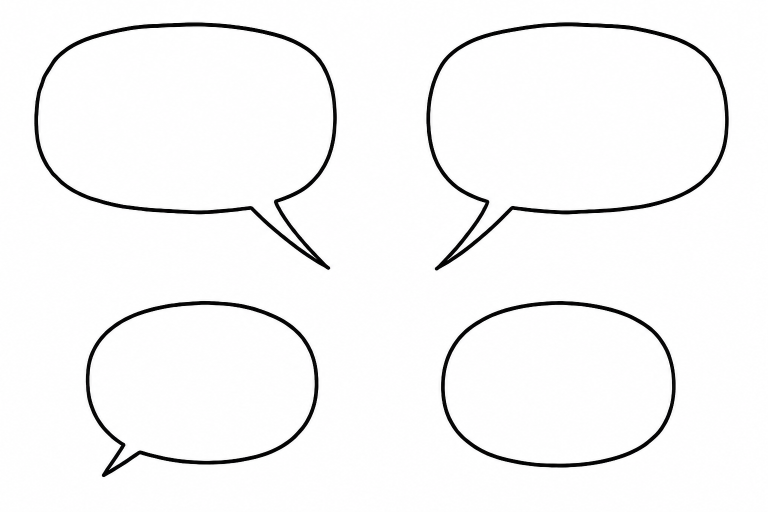
#> input picture 직녀/말풍선/시트1.png, 1536 x 1024 px, found by its file name (shown at 1/2 size)
$ python bubble-cut.py '직녀/말풍선/시트1.png' --out public/products/jiknyeo
#> lines starting #> are read from the running program, lines starting #| are printed output that depends on the picture; after the words box and inside, x2 and y2 are one past the last pixel; in counts of white or black regions, pixels touching at a corner belong together
# -*- coding: utf-8 -*-
"""말풍선 시트 → 낱장 PNG(투명 배경) + 글자 상자 좌표 (2026-08-28)

왜 있나: 말풍선을 CSS 로 그리면 `border-radius:50%` 의 **기계적으로 완벽한 타원**이 나온다.
웹툰 말풍선은 손으로 그은 잉크선이라 미세하게 삐뚤고, 그 질감이 「웹툰 보는 느낌」의 일부다.
청월당도 **말풍선을 PNG 로 굽고 글자만 DOM 으로 얹는다**(해부 §2).

하는 일:
 ① 시트를 빈 행·열(투영)로 갈라 낱장으로 자른다 — 2x2 격자라 연결성분 라벨링까지 갈 필요가 없다.
 ② **바깥에서 시작하는 플러드필**로 배경만 투명하게 한다.
    말풍선 **안쪽 흰색은 남긴다** — 뚫리면 그림 위에 얹었을 때 그림이 비쳐 글자가 안 읽힌다.
 ③ **글자 상자**를 잰다. 꼬리가 달린 그림이라 이미지 정중앙에 글자를 놓으면 아래로 밀린다 —
    안쪽 흰 영역에서 **가로 폭이 넓은 행들**(=몸통, 꼬리는 좁다)만 골라 그 범위를 상자로 삼는다.

쓰기: python 직녀/tools/bubble-cut.py 직녀/말풍선/시트1.png --out public/products/jiknyeo
"""
import sys, os, json
import numpy as np
from PIL import Image


def opt(name, default=None):
    return sys.argv[sys.argv.index(f"--{name}") + 1] if f"--{name}" in sys.argv else default


args, skip = [], False
for a in sys.argv[1:]:
    if skip:
        skip = False; continue
    if a.startswith("--"):
        skip = True; continue
    args.append(a)

SRC = args[0]
OUT = opt("out", ".")
NAMES = (opt("names", "say-lg-br,say-lg-bl,say-md-bl,say-none")).split(",")
INK = int(opt("ink", "150"))

im = Image.open(SRC).convert("RGB")
#> im is the input picture: PIL image 1536x1024 RGB; mean R, G, B 246.4, 246.3, 246.4
arr = np.asarray(im).astype(np.int16)
lum = arr.mean(axis=2)
ink = lum < INK
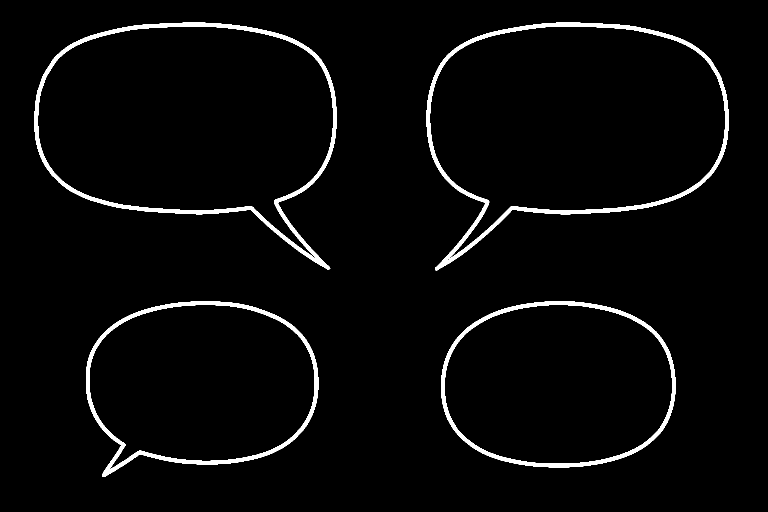
#> ink: shape (1024, 1536) bool (shown at 1/2 size); 3.1% white; 4 white regions, box (x1, y1, x2, y2) and area: (69, 45, 674, 540) 14610, (853, 45, 1457, 541) 14550, (172, 602, 637, 954) 10453, (882, 602, 1351, 935) 9759
H, W = ink.shape
#> H = 1024; W = 1536


def runs(proj):
    """비어 있지 않은 구간들의 (시작,끝)"""
    out, s = [], None
    for i, v in enumerate(proj):
        if v and s is None:
            s = i
        elif not v and s is not None:
            out.append((s, i - 1)); s = None
#> this loop made 1024 passes
#> (v, s) on pass 46: (True, 45)
#> s on pass 603: 602
#> after the loop, out = [(45, 540), (602, 953)]
    if s is not None:
        out.append((s, len(proj) - 1))
    return out


rows = runs(ink.any(axis=1))
#> rows = [(45, 540), (602, 953)]
cells = []
for (y0, y1) in rows:
    band = ink[y0:y1 + 1]
    for (x0, x1) in runs(band.any(axis=0)):
        cells.append((x0, y0, x1, y1))
#> this loop made 2 passes
#> pass 1, `band = ink[y0:y1 + 1]`:
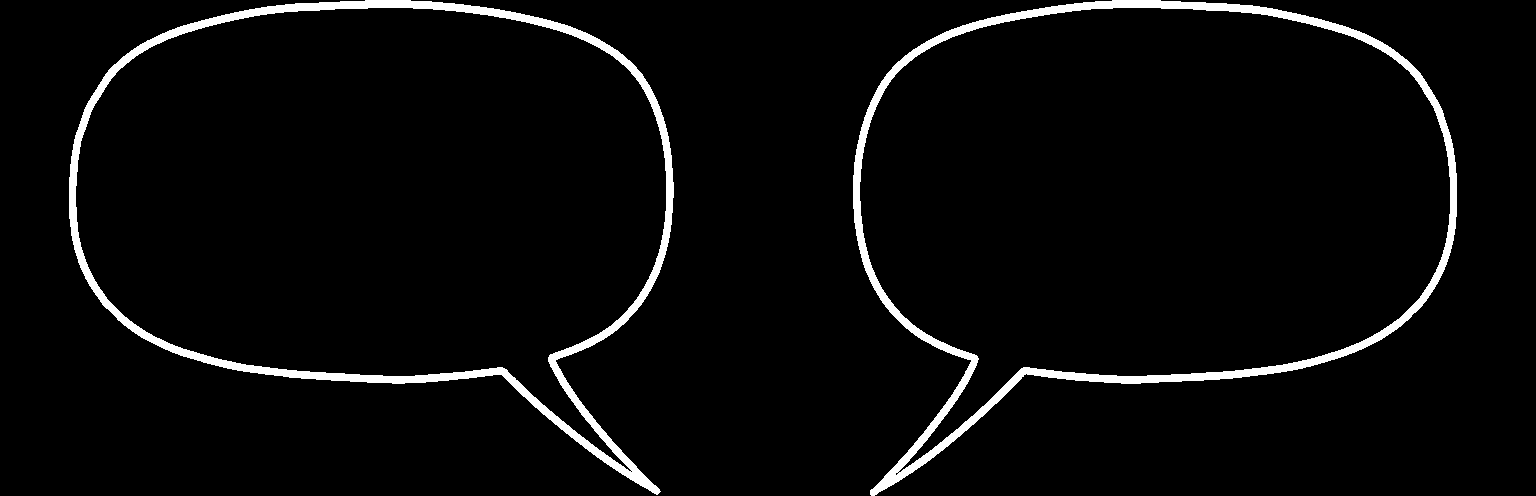
#> band: shape (496, 1536) bool; 3.8% white; 2 white regions, box (x1, y1, x2, y2) and area: (69, 0, 674, 495) 14610, (853, 0, 1457, 496) 14550
#> pass 2, `band = ink[y0:y1 + 1]`:
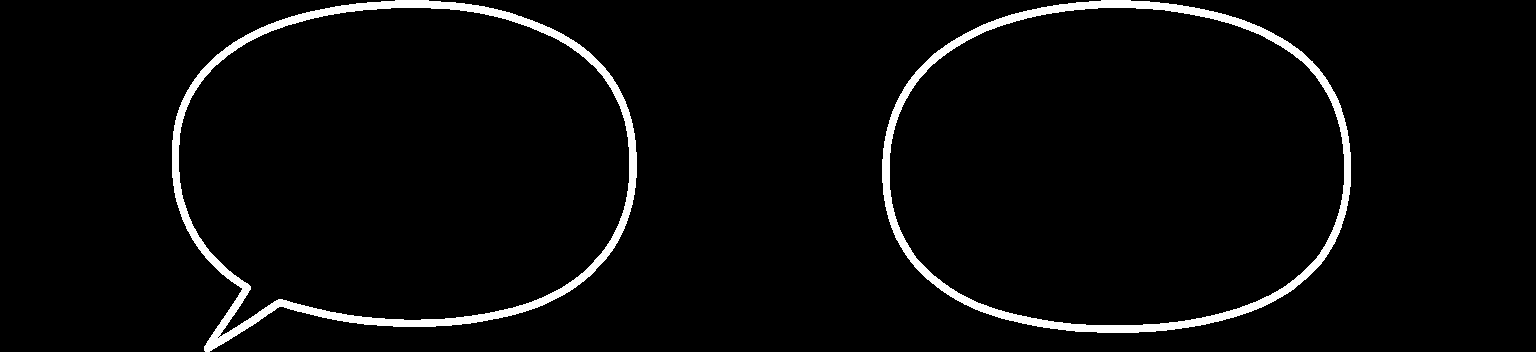
#> band: shape (352, 1536) bool; 3.7% white; 2 white regions, box (x1, y1, x2, y2) and area: (172, 0, 637, 352) 10453, (882, 0, 1351, 333) 9759
#> after the loop, cells = [(69, 45, 673, 540), (853, 45, 1456, 540), (172, 602, 636, 953), (882, 602, 1350, 953)]
print(f"시트 {W}x{H} → 셀 {len(cells)}개")
#| 시트 1536x1024 → 셀 4개


def flood_outside(light):
    """가장자리에서 출발해 이어진 밝은 픽셀만 배경으로 — 안쪽 흰색은 보존"""
    h, w = light.shape
    seen = np.zeros((h, w), bool)
    stack = []
    for x in range(w):
        for y in (0, h - 1):
            if light[y, x] and not seen[y, x]:
                seen[y, x] = True; stack.append((y, x))
    for y in range(h):
        for x in (0, w - 1):
            if light[y, x] and not seen[y, x]:
                seen[y, x] = True; stack.append((y, x))
    while stack:
        y, x = stack.pop()
        for dy, dx in ((1, 0), (-1, 0), (0, 1), (0, -1)):
            ny, nx = y + dy, x + dx
            if 0 <= ny < h and 0 <= nx < w and light[ny, nx] and not seen[ny, nx]:
                seen[ny, nx] = True; stack.append((ny, nx))
    return seen


meta = {}
PAD = 6
for i, (x0, y0, x1, y1) in enumerate(cells):
    name = NAMES[i] if i < len(NAMES) else f"say-{i}"
    cx0, cy0 = max(0, x0 - PAD), max(0, y0 - PAD)
    cx1, cy1 = min(W - 1, x1 + PAD), min(H - 1, y1 + PAD)
    sub = arr[cy0:cy1 + 1, cx0:cx1 + 1]
    sl = sub.mean(axis=2)
    light = sl >= INK
    bg = flood_outside(light)

    a = np.where(bg, 0, 255).astype(np.uint8)
    # 잉크선 계단을 부드럽게 — 밝기로 알파를 깎으면 선이 얇아지므로 배경만 자른다
    rgb = np.clip(sub, 0, 255).astype(np.uint8)
    out_img = Image.fromarray(np.dstack([rgb, a]), "RGBA")

    # ③ 글자 상자 — 안쪽(=배경도 아니고 잉크도 아닌 흰 영역)에서 넓은 행만 몸통으로 본다
    inside = (~bg) & light
    widths = inside.sum(axis=1)
    mx = widths.max()
    body_rows = np.nonzero(widths > mx * 0.55)[0]
    ry0, ry1 = int(body_rows.min()), int(body_rows.max())
    cols = inside[ry0:ry1 + 1].sum(axis=0)
    mc = cols.max()
    body_cols = np.nonzero(cols > mc * 0.55)[0]
    rx0, rx1 = int(body_cols.min()), int(body_cols.max())
    h_, w_ = inside.shape
    box = {
        "x": round(rx0 / w_ * 100, 1),
        "y": round(ry0 / h_ * 100, 1),
        "w": round((rx1 - rx0 + 1) / w_ * 100, 1),
        "h": round((ry1 - ry0 + 1) / h_ * 100, 1),
    }
    dst = os.path.join(OUT, name + ".png")
    out_img.save(dst)
    meta[name] = {"size": [w_, h_], "textBox": box}
    print(f"  {name:10} {w_}x{h_}  글자상자 x{box['x']}% y{box['y']}% w{box['w']}% h{box['h']}%  {os.path.getsize(dst)//1024}KB")
#> this loop made 4 passes
#> (x0, y0, x1, y1, name, cx0, cy0, cx1) on passes 1 to 4: (69, 45, 673, 540, 'say-lg-br', 63, 39, 679), (853, 45, 1456, 540, 'say-lg-bl', 847, 39, 1462), (172, 602, 636, 953, 'say-md-bl', 166, 596, 642), (882, 602, 1350, 953, 'say-none', 876, 596, 1356)
#|   say-lg-br  617x508  글자상자 x5.7% y6.1% w89.0% h65.9%  167KB
#|   say-lg-bl  616x508  글자상자 x5.4% y6.3% w89.1% h65.7%  168KB
#|   say-md-bl  477x364  글자상자 x7.1% y9.3% w86.0% h76.1%  98KB
#|   say-none   481x364  글자상자 x6.9% y9.6% w86.5% h76.4%  97KB
#> pass 1, `light = sl >= INK`:
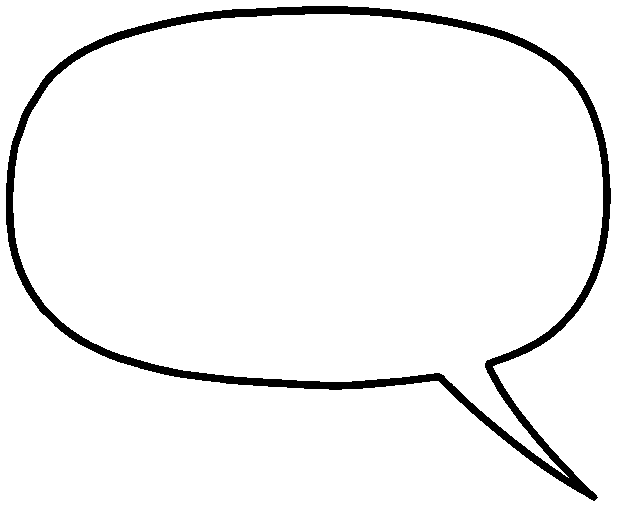
#> light: shape (508, 617) bool; 95.3% white; 1 black region, box (x1, y1, x2, y2) and area: (6, 6, 611, 501) 14610
#> pass 1, `bg = flood_outside(light)`:
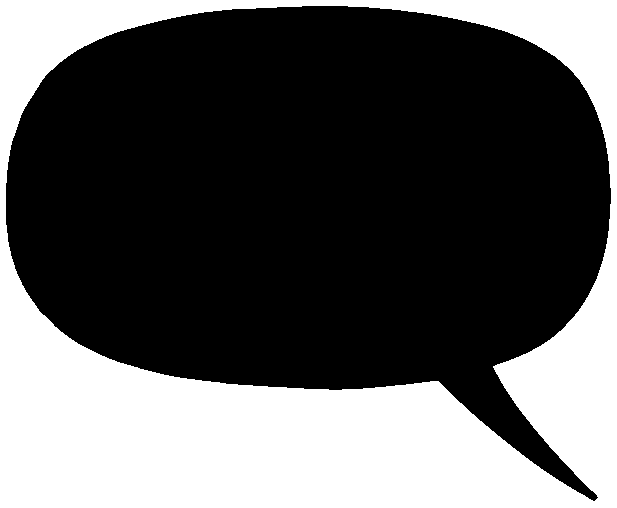
#> bg: shape (508, 617) bool; 35.7% white; 1 white region, box (x1, y1, x2, y2) and area: (0, 0, 617, 508) 111762
#> after the loop:
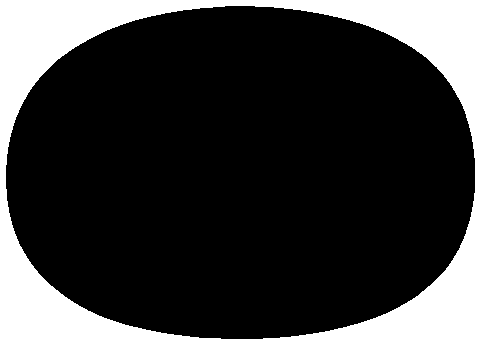
#> bg: shape (364, 481) bool; 26.7% white; 1 white region, box (x1, y1, x2, y2) and area: (0, 0, 481, 364) 46704
#> after the loop:
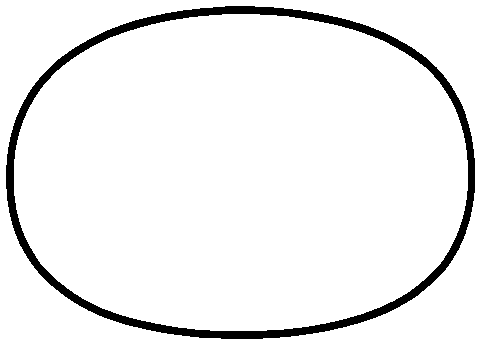
#> light: shape (364, 481) bool; 94.4% white; 1 black region, box (x1, y1, x2, y2) and area: (6, 6, 475, 339) 9759
#> after the loop, meta = 4 items

print(json.dumps(meta, ensure_ascii=False, indent=2))
#> (printed output is left out)
